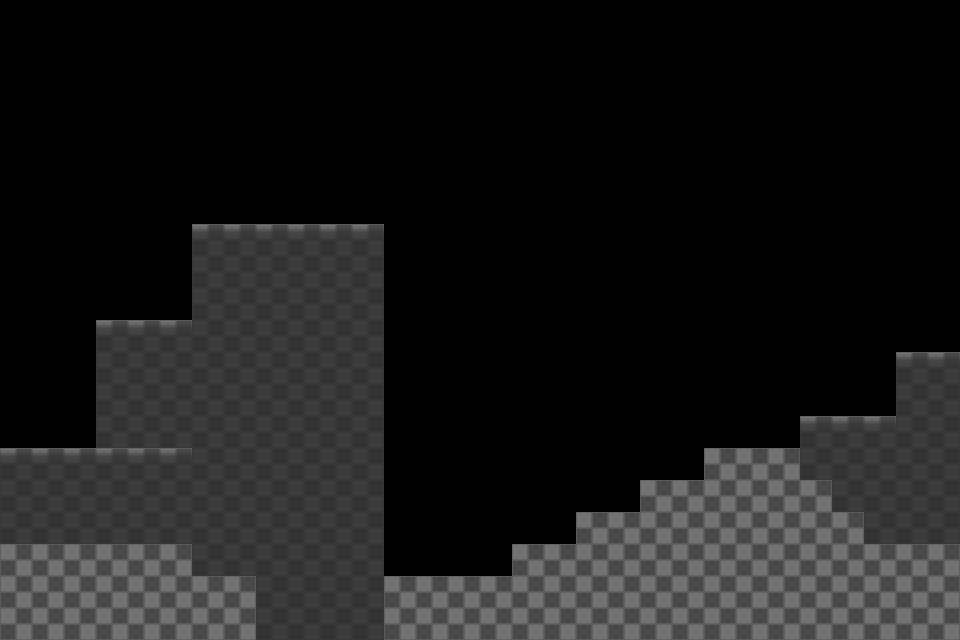

Below is a game level as drawn by its tile map, then a one-line description and the .tmx file that defines it, in full:
An orthogonal 30x20 tile map with 32x32 px tiles, 1 tile layer (Tile Layer 1).

<map version="1.10" tiledversion="1.12.2" orientation="orthogonal" renderorder="right-down" width="30" height="20" tilewidth="32" tileheight="32" infinite="0" nextlayerid="2" nextobjectid="1">
 <tileset firstgid="1" source="../tileset/tileset.tsx" />
 <layer id="1" name="Tile Layer 1" width="30" height="20">
  <data encoding="csv">
0,0,0,0,0,0,0,0,0,0,0,0,0,0,0,0,0,0,0,0,0,0,0,0,0,0,0,0,0,0,
0,0,0,0,0,0,0,0,0,0,0,0,0,0,0,0,0,0,0,0,0,0,0,0,0,0,0,0,0,0,
0,0,0,0,0,0,0,0,0,0,0,0,0,0,0,0,0,0,0,0,0,0,0,0,0,0,0,0,0,0,
0,0,0,0,0,0,0,0,0,0,0,0,0,0,0,0,0,0,0,0,0,0,0,0,0,0,0,0,0,0,
0,0,0,0,0,0,0,0,0,0,0,0,0,0,0,0,0,0,0,0,0,0,0,0,0,0,0,0,0,0,
0,0,0,0,0,0,0,0,0,0,0,0,0,0,0,0,0,0,0,0,0,0,0,0,0,0,0,0,0,0,
0,0,0,0,0,0,0,0,0,0,0,0,0,0,0,0,0,0,0,0,0,0,0,0,0,0,0,0,0,0,
0,0,0,0,0,0,3,3,3,3,3,3,0,0,0,0,0,0,0,0,0,0,0,0,0,0,0,0,0,0,
0,0,0,0,0,0,4,4,4,4,4,4,0,0,0,0,0,0,0,0,0,0,0,0,0,0,0,0,0,0,
0,0,0,0,0,0,4,4,4,4,4,4,0,0,0,0,0,0,0,0,0,0,0,0,0,0,0,0,0,0,
0,0,0,3,3,3,4,4,4,4,4,4,0,0,0,0,0,0,0,0,0,0,0,0,0,0,0,0,0,0,
0,0,0,4,4,4,4,4,4,4,4,4,0,0,0,0,0,0,0,0,0,0,0,0,0,0,0,0,3,3,
0,0,0,4,4,4,4,4,4,4,4,4,0,0,0,0,0,0,0,0,0,0,0,0,0,0,0,0,4,4,
0,0,0,4,4,4,4,4,4,4,4,4,0,0,0,0,0,0,0,0,0,0,0,0,0,3,3,3,4,4,
3,3,3,3,3,3,4,4,4,4,4,4,0,0,0,0,0,0,0,0,0,0,2,2,2,4,4,4,4,4,
4,4,4,4,4,4,4,4,4,4,4,4,0,0,0,0,0,0,0,0,2,2,2,2,2,2,4,4,4,4,
4,4,4,4,4,4,4,4,4,4,4,4,0,0,0,0,0,0,2,2,2,2,2,2,2,2,2,4,4,4,
2,2,2,2,2,2,4,4,4,4,4,4,1,1,1,1,2,2,2,2,2,2,2,2,2,2,2,2,2,2,
2,2,2,2,2,2,2,2,4,4,4,4,2,2,2,2,2,2,2,2,2,2,2,2,2,2,2,2,2,2,
2,2,2,2,2,2,2,2,4,4,4,4,2,2,2,2,2,2,2,2,2,2,2,2,2,2,2,2,2,2
</data>
 </layer>
</map>
